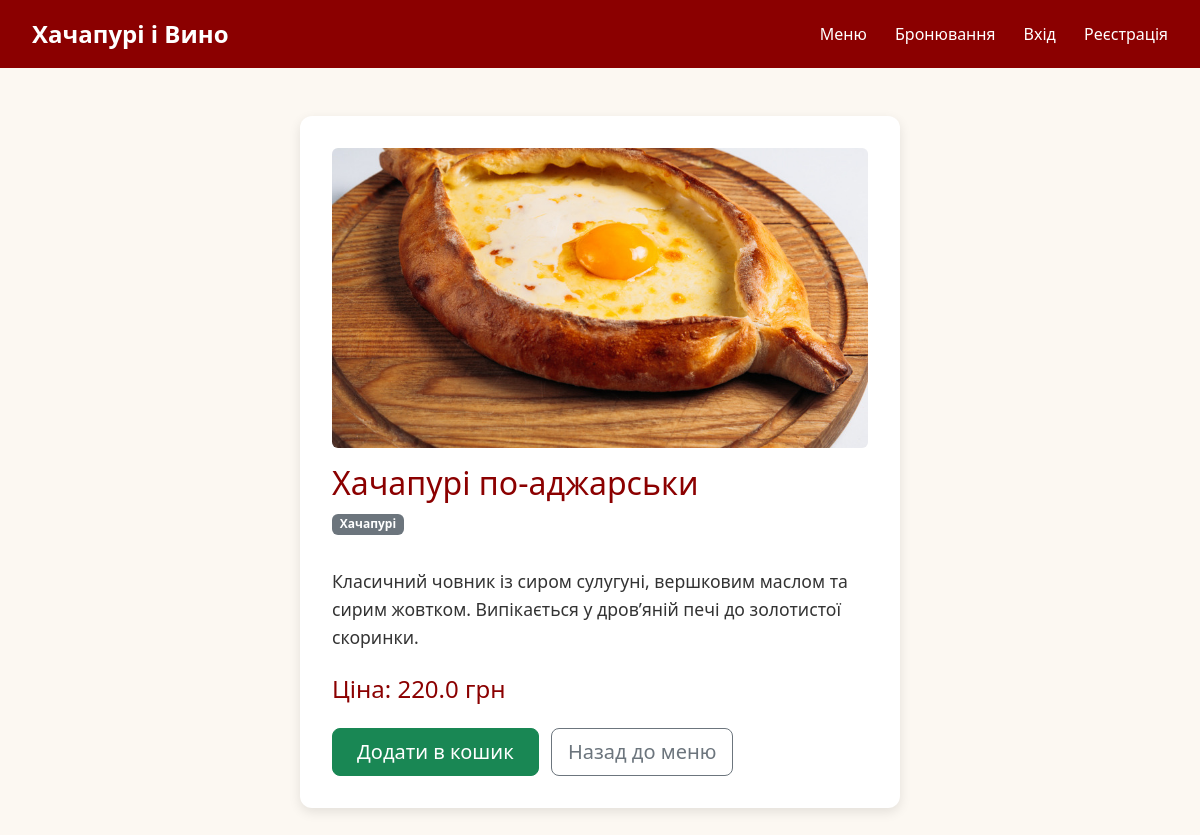
The page /position/1 on the database its author committed.
### models.py (models this page shows)
class Dish(db.Model):
    id = db.Column(db.Integer, primary_key=True)
    title = db.Column(db.String(100), nullable=False)
    category_id = db.Column(db.Integer, db.ForeignKey('category.id'), nullable=False)
    price = db.Column(db.Float, nullable=False)
    description = db.Column(db.Text, nullable=False)
    full_description = db.Column(db.Text, nullable=False)
    image = db.Column(db.String(255), nullable=False, default='default.jpg')

class Category(db.Model):
    id = db.Column(db.Integer, primary_key=True)
    name = db.Column(db.String(50), nullable=False, unique=True)
    dishes = db.relationship('Dish', backref='category_rel', lazy=True, cascade='all, delete-orphan')

### app.py (the view)
@app.route('/position/<int:dish_id>')
def position(dish_id):
    dish = Dish.query.get_or_404(dish_id)
    return render_template('position.html', dish=dish)

### templates/position.html (shortened to what this page needs)
{% extends 'base.html' %}
{% block content %}
<div style="max-width: 600px; margin: 2rem auto; background: white; padding: 2rem; border-radius: 12px; box-shadow: 0 4px 12px rgba(0,0,0,0.1);">
    <img src="{{ url_for('static', filename='uploads/' + dish.image) }}" class="img-fluid rounded mb-3" alt="{{ dish.title }}" style="width:100%; height:300px; object-fit:cover;">
    <h2 style="color: #8b0000;">{{ dish.title }}</h2>
    <p class="badge bg-secondary">{{ dish.category_rel.name }}</p>
    <p style="font-size: 1.1rem; color: #333; margin-top: 1rem; line-height: 1.6;">{{ dish.full_description }}</p>
    <h4 style="color: #8b0000; margin-top: 1.5rem;">Ціна: {{ dish.price }} грн</h4>
    <form action="{{ url_for('add_to_cart', dish_id=dish.id) }}" method="POST" class="mt-4">
        <button type="submit" class="btn btn-success btn-lg px-4 me-2">Додати в кошик</button>
        <a href="{{ url_for('index') }}" class="btn btn-outline-secondary btn-lg">Назад до меню</a>
    </form>
</div>
{% endblock %}

### static/css/style.css (style rules this page uses)
body { font-family: 'Segoe UI', Tahoma, Geneva, Verdana, sans-serif; margin: 0; background-color: #fcf8f2; color: #333; }

### rows shown on the page
Dish: image (placeholder picture), title "Хачапурі по-аджарськи", full_description "Класичний човник із сиром сулугуні, вершковим маслом та сирим жовтком. Випікається у дров’яній печі до золотистої скоринки.", price "220.0"
Category: category_rel.name "Хачапурі"
